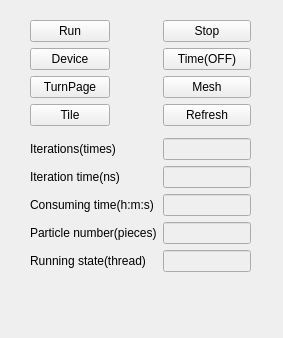
<?xml version="1.0" encoding="UTF-8"?>
<ui version="4.0">
 <class>DockWidget</class>
 <widget class="QDockWidget" name="DockWidget">
  <property name="geometry">
   <rect>
    <x>0</x>
    <y>0</y>
    <width>283</width>
    <height>338</height>
   </rect>
  </property>
  <property name="windowTitle">
   <string>DockWidget</string>
  </property>
  <widget class="QWidget" name="dockWidgetContents">
   <widget class="QWidget" name="formLayoutWidget">
    <property name="geometry">
     <rect>
      <x>30</x>
      <y>20</y>
      <width>221</width>
      <height>271</height>
     </rect>
    </property>
    <layout class="QFormLayout" name="formLayout">
     <item row="0" column="0">
      <widget class="QPushButton" name="Run">
       <property name="text">
        <string>Run</string>
       </property>
      </widget>
     </item>
     <item row="0" column="1">
      <widget class="QPushButton" name="Stop">
       <property name="text">
        <string>Stop</string>
       </property>
      </widget>
     </item>
     <item row="1" column="0">
      <widget class="QPushButton" name="Device">
       <property name="text">
        <string>Device</string>
       </property>
      </widget>
     </item>
     <item row="1" column="1">
      <widget class="QPushButton" name="Time">
       <property name="text">
        <string>Time(OFF)</string>
       </property>
      </widget>
     </item>
     <item row="4" column="0">
      <widget class="QPushButton" name="Tile">
       <property name="text">
        <string>Tile</string>
       </property>
      </widget>
     </item>
     <item row="4" column="1">
      <widget class="QPushButton" name="Refresh">
       <property name="text">
        <string>Refresh</string>
       </property>
      </widget>
     </item>
     <item row="5" column="0">
      <layout class="QVBoxLayout" name="verticalLayout"/>
     </item>
     <item row="6" column="0">
      <widget class="QLabel" name="Label_iteration">
       <property name="text">
        <string>Iterations(times)</string>
       </property>
      </widget>
     </item>
     <item row="6" column="1">
      <widget class="QLineEdit" name="LineEdit_iteration">
       <property name="enabled">
        <bool>false</bool>
       </property>
      </widget>
     </item>
     <item row="7" column="0">
      <widget class="QLabel" name="Label_iteration_time">
       <property name="text">
        <string>Iteration time(ns)</string>
       </property>
      </widget>
     </item>
     <item row="7" column="1">
      <widget class="QLineEdit" name="LineEdit_iteration_time">
       <property name="enabled">
        <bool>false</bool>
       </property>
      </widget>
     </item>
     <item row="8" column="0">
      <widget class="QLabel" name="Label_consuming_time">
       <property name="text">
        <string>Consuming time(h:m:s)</string>
       </property>
      </widget>
     </item>
     <item row="8" column="1">
      <widget class="QLineEdit" name="LineEdit_consuming_time">
       <property name="enabled">
        <bool>false</bool>
       </property>
      </widget>
     </item>
     <item row="3" column="0">
      <widget class="QPushButton" name="TurnPage">
       <property name="text">
        <string>TurnPage</string>
       </property>
      </widget>
     </item>
     <item row="3" column="1">
      <widget class="QPushButton" name="Mesh">
       <property name="text">
        <string>Mesh</string>
       </property>
      </widget>
     </item>
     <item row="9" column="0">
      <widget class="QLabel" name="Label_particle_number">
       <property name="text">
        <string>Particle number(pieces)</string>
       </property>
      </widget>
     </item>
     <item row="9" column="1">
      <widget class="QLineEdit" name="LineEdit_particle_number">
       <property name="enabled">
        <bool>false</bool>
       </property>
      </widget>
     </item>
     <item row="10" column="0">
      <widget class="QLabel" name="Label_running_state">
       <property name="text">
        <string>Running state(thread)</string>
       </property>
      </widget>
     </item>
     <item row="10" column="1">
      <widget class="QLineEdit" name="LineEdit_running_state">
       <property name="enabled">
        <bool>false</bool>
       </property>
      </widget>
     </item>
    </layout>
   </widget>
  </widget>
 </widget>
 <resources/>
 <connections/>
</ui>
